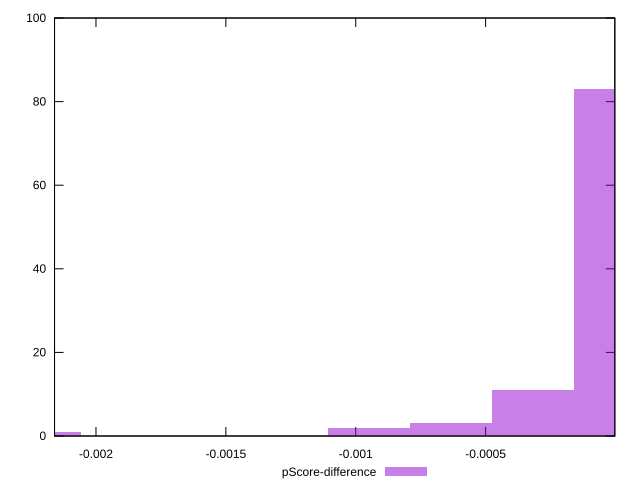

Recreate this plot in gnuplot.
reset

$pScoreDifference <<EOF
-0.00031669817934839884 11
-0.0006333963586967977 3
-0.002216887255438792 1
-0.0009500945380451966 2
0 83
EOF

set key outside below
set boxwidth 0.00031669817934839884
set xrange [-0.0021595848523962013:-0.000002633836255983013]
set yrange [0:100]
set trange [0:100]
set style fill transparent solid 0.5 noborder
set terminal svg size 640, 490 enhanced background rgb 'white'
set output "report_00017_2021-02-10T15-08-03.406Z/mainthread-work-breakdown/samples/pages+cached+noadtech+nomedia+nocss/pScore-difference/histogram.svg"

plot $pScoreDifference title "pScore-difference" with boxes

reset
